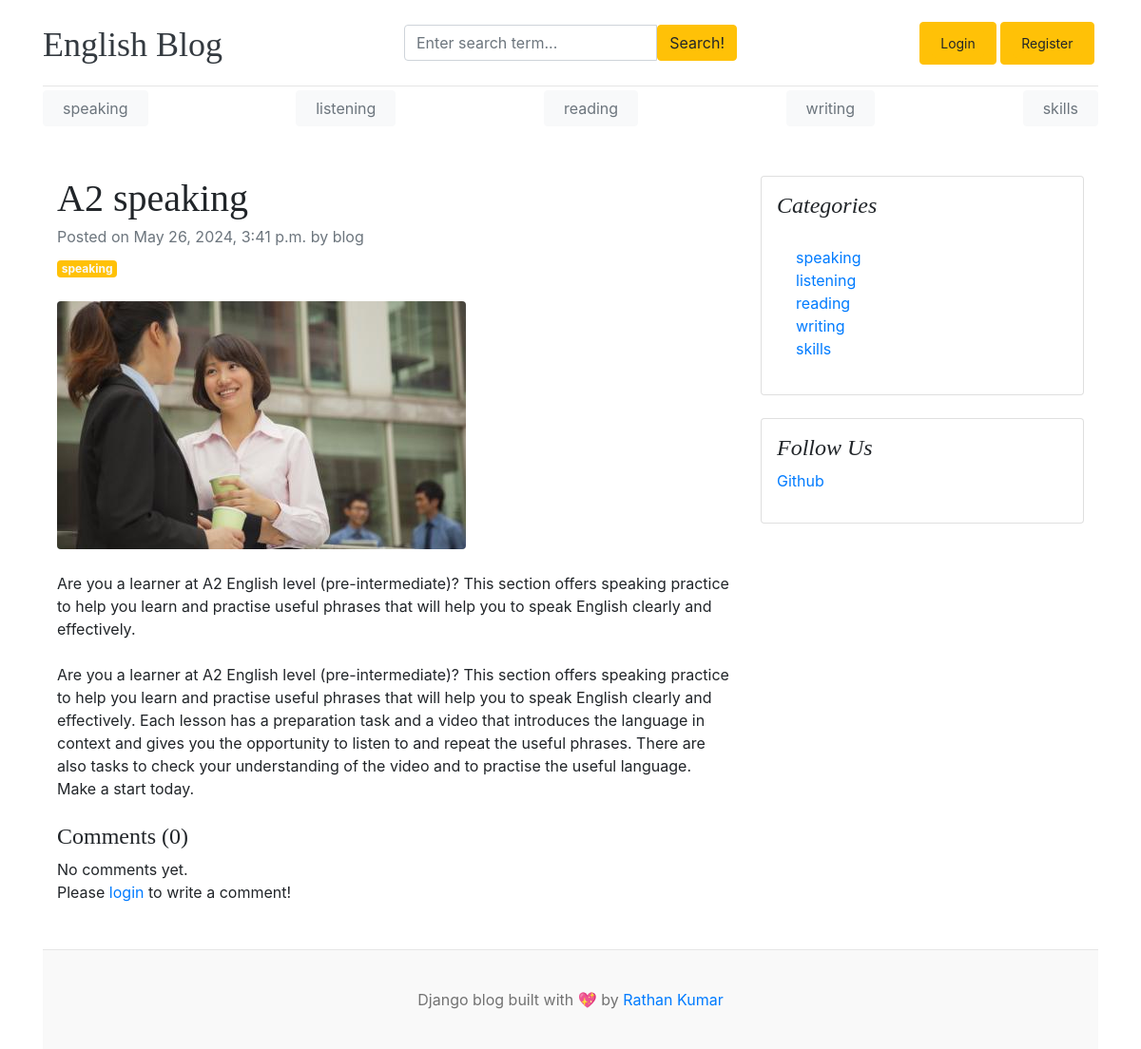
The app's page /blogs/a2-speaking/ with its own data.
### blogs/models.py (models this page shows, shortened)
class Category(models.Model):
    category_name = models.CharField(max_length=50, unique=True)
    created_at = models.DateTimeField(auto_now_add=True)
    updated_at = models.DateTimeField(auto_now=True)
    class Meta:
        verbose_name_plural = 'categories'
    def __str__(self):
        return self.category_name

class Blog(models.Model):
    title = models.CharField(max_length=100)
    slug = models.SlugField(max_length=150, unique=True, blank=True)
    category = models.ForeignKey(Category, on_delete=models.CASCADE)
    author = models.ForeignKey(User, on_delete=models.CASCADE)
    featured_image = models.ImageField(upload_to='uploads/%Y/%m/%d')
    short_description = models.TextField(max_length=500)
    blog_body = models.TextField(max_length=2000)
    status = models.CharField(max_length=20, choices=STATUS_CHOICES, default="Draft")
    is_featured = models.BooleanField(default=False)
    created_at = models.DateTimeField(auto_now_add=True)
    updated_at = models.DateTimeField(auto_now=True)

### assignments/models.py (models this page shows, shortened)
class SocialLink(models.Model):
    platform = models.CharField(max_length=25)
    link = models.URLField(max_length=100)
    created_at = models.DateTimeField(auto_now_add=True)
    updated_at = models.DateTimeField(auto_now=True)

### blogs/views.py (the view, shortened to what this page needs)
# urls.py: path('blogs/<slug:slug>/', BlogsView.blogs, name='blogs'),
def blogs(request, slug):
    single_blog = get_object_or_404(Blog, slug=slug, status='Published')
    comments = Comment.objects.filter(blog=single_blog)
    context = {
        'single_blog': single_blog,
        'comments': comments,
    }
    return render(request, 'blogs.html', context)

### blogs/context_processors.py (called while the page is built)
def get_categories(request):
    categories = Category.objects.all()
    return dict(categories=categories)

def get_social_links(request):
    social_links = SocialLink.objects.all()
    return dict(social_links=social_links)

### templates/blogs.html
{% extends 'base.html' %}
{% block content %}
    <div class="container mt-5">
        <div class="row">
            <div class="col-lg-8">
                <article>
                    <header class="mb-4">
                        <h1 class="fw-bolder mb-1">{{ single_blog.title }}</h1>
                        <div class="text-muted fst-italic mb-2">Posted on {{ single_blog.created_at }}
                            by {{ single_blog.author }}</div>
                        <a class="badge bg-warning text-decoration-none text-light"
                           href="#!">{{ single_blog.category }}</a>
                    </header>
                    <figure class="mb-4"><img class="img-fluid rounded" src="{{ single_blog.featured_image.url }}"
                                              alt="..."/></figure>
                    <section class="mb-5">
                        <p class="fs-5 mb-4">{{ single_blog.short_description }}</p>
                        <p class="fs-5 mb-4">{{ single_blog.blog_body }}</p>
                        <h4>Comments ({{ comments.count }})</h4>
                        {% if comments %}
                            {% for comment in comments %}
                                <div class="card mt-1">
                                    <div class="card-body">
                                        <p class="card-text mb-0">{{ comment }}</p>
                                        <span>
                                        <small>By {{ comment.user }}</small>
                                        <small>| {{ comment.created_at | timesince }} ago</small>
                                    </span>
                                    </div>
                                </div>
                            {% endfor %}
                        {% else %}
                            No comments yet.
                        {% endif %}
                        <br>
                        <div class="form-group">
                            {% if user.is_authenticated %}
                                <form action="" method="POST">
                                    {% csrf_token %}
                                    <div class="form-group">
                                        <textarea name="comment" class="form-control"
                                                  placeholder="Write your comment"></textarea>
                                        <input type="submit" value="Submit" class="btn btn-primary mt-2">
                                    </div>
                                </form>
                            {% else %}
                                <p>Please <span><a href="{% url 'login' %}">login</a></span> to write a comment!</p>
                            {% endif %}
                        </div>
                    </section>
                </article>
            </div>
            <div class="col-lg-4">
                <div class="card mb-4 p-3">
                    <h4 class="font-italic">Categories</h4>
                    <div class="card-body">
                        <div class="row">
                            <div class="col-sm-6">
                                <ul class="list-unstyled mb-0">
                                    {% for cat in categories %}
                                        <li><a href="{% url 'posts_by_category' cat.id %}">{{ cat.category_name }}</a>
                                        </li>
                                    {% endfor %}
                                </ul>
                            </div>
                        </div>
                    </div>
                </div>
                {% if social_links %}
                    <div class="card mb-4 p-3">
                        <h4 class="font-italic">Follow Us</h4>
                        <ol class="list-unstyled">
                            {% for i in social_links %}
                                <li><a href="{{ i.link }}" target="_blank">{{ i.platform }}</a></li>
                            {% endfor %}
                        </ol>
                    </div>
                {% endif %}
            </div>
        </div>
    </div>
{% endblock %}

### templates/base.html (shortened to what this page needs)
{% load static %}
<!DOCTYPE html>
<html lang="en">
<head>
    <link href="https://getbootstrap.com/docs/4.0/dist/css/bootstrap.min.css" rel="stylesheet">
    <link href="{% static 'css/blog.css' %}" rel="stylesheet">
    <link rel="stylesheet" href="https://cdnjs.cloudflare.com/ajax/libs/font-awesome/4.7.0/css/font-awesome.min.css">
</head>
<body>
<div class="container">
    <header class="blog-header py-3">
        <div class="row flex-nowrap justify-content-between align-items-center">
            <div class="col-4 pt-1">
                <a class="blog-header-logo text-dark" href="/">English Blog</a>
            </div>
            <div class="col-4">
                <form action="{% url 'search' %}" method="GET">
                    <div class="input-group">
                        <input class="form-control" type="text" name="keyword" value="{{ keyword }}"
                               placeholder="Enter search term..." aria-label="Enter search term..."
                               aria-describedby="button-search"/>
                        <button type="submit" class="btn btn-warning" id="button-search" type="button">Search!</button>
                    </div>
                </form>
            </div>
            <div class="col-4 d-flex justify-content-end align-items-center">
                {% if not user.is_authenticated %}
                    <buttun class="btn btn-warning"><a class="btn btn-sm btn-warning" href="{% url 'login' %}">Login</a>
                    </buttun> &nbsp;
                    <buttun class="btn btn-warning"><a class="btn btn-sm btn-warning" href="{% url 'register' %}">Register</a>
                    </buttun> &nbsp;
                {% endif %}
            </div>
        </div>
    </header>
    <div class="nav-scroller py-1 mb-2">
        <nav class="nav d-flex justify-content-between">
            {% for cat in categories %}
                <button type="button" class="btn btn-light"><a class="p-2 text-muted"
                                                               href="{% url 'posts_by_category' cat.id %}">{{ cat.category_name }}</a>
                </button>
            {% endfor %}
        </nav>
    </div>
    {% block content %}
    {% endblock %}
    <footer class="blog-footer">
        <p>Django blog built with 💖 by <a href="#">Rathan Kumar</a></p>
    </footer>
</body>
</html>

### config/static/css/blog.css (style rules this page uses)
.blog-header { border-bottom: 1px solid #e5e5e5; }
.blog-header-logo { font-family: "Playfair Display", Georgia, "Times New Roman", serif; font-size: 2.25rem; }
h1, h2, h3, h4, h5, h6 { font-family: "Playfair Display", Georgia, "Times New Roman", serif; }
.blog-footer { padding: 2.5rem 0; color: #727272; text-align: center; background-color: #f9f9f9; border-top: .05rem solid #e5e5e5; }
.blog-footer p:last-child { margin-bottom: 0; }

### records on screen
Category: category_name "speaking"
Category: category_name "listening"
Category: category_name "reading"
Category: category_name "writing"
Category: category_name "skills"
Blog: title "A2 speaking", created_at "May 26, 2024, 3:41 p.m.", author "blog", category "speaking", featured_image (picture), short_description "Are you a learner at A2 English level (pre-intermediate)? This section offers speaking practice to help you learn and practise useful phrases that will help you to speak English clearly and effectively.", blog_body "Are you a learner at A2 English level (pre-intermediate)? This section offers speaking practice to help you learn and practise useful phrases that will help you to speak English clearly and effectively. Each lesson has a preparation task and a video that introduces the language in context and gives you the opportunity to listen to and repeat the useful phrases. There are also tasks to check your understanding of the video and to practise the useful language. Make a start today."
SocialLink: platform "Github"

### other values on screen
{{ comments.count }} "0"
